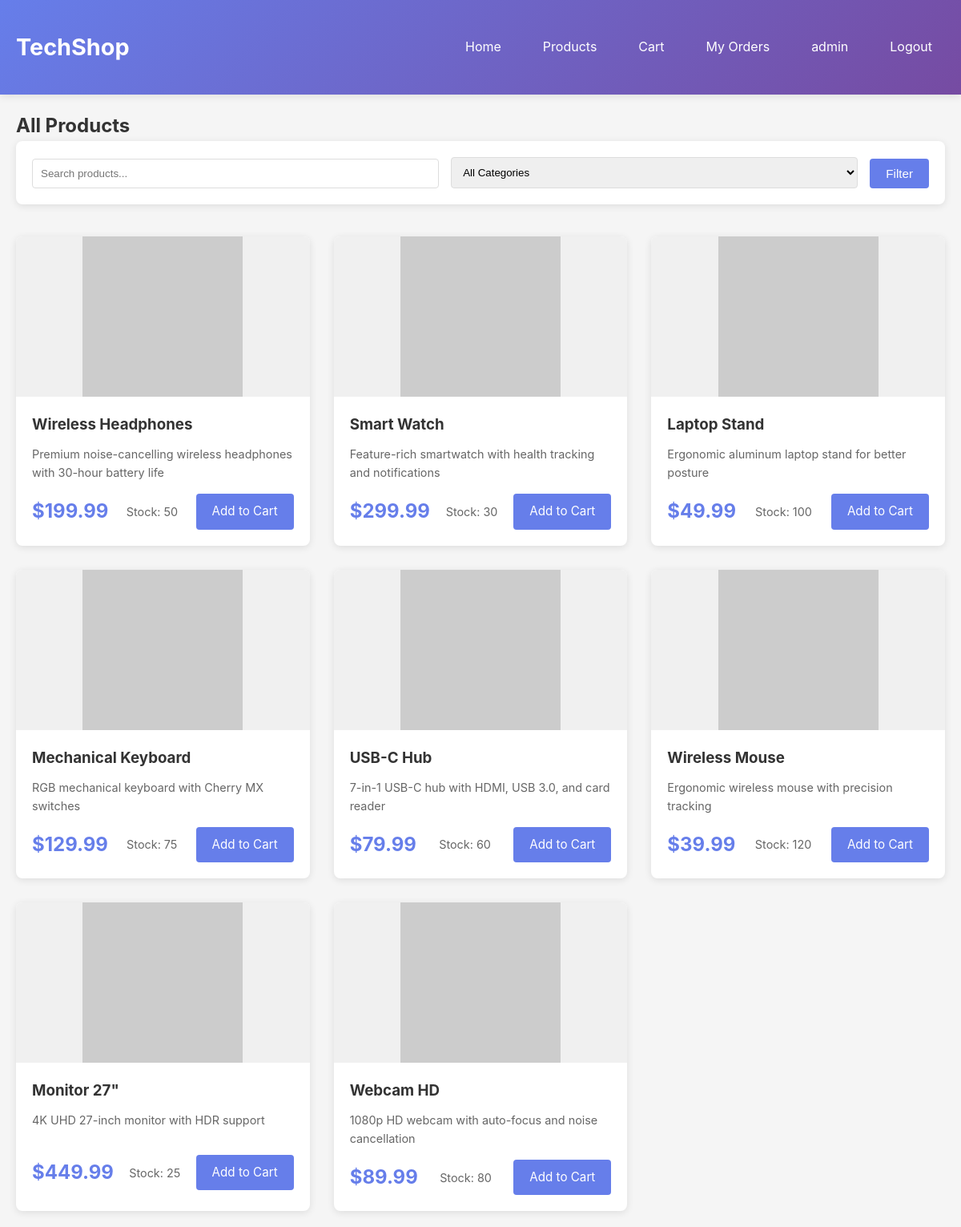
The page /products.php (signed in) on the database its author committed.
### tables this page shows
CREATE TABLE users (
    id INT AUTO_INCREMENT PRIMARY KEY,
    username VARCHAR(50) UNIQUE NOT NULL,
    email VARCHAR(100) UNIQUE NOT NULL,
    password VARCHAR(255) NOT NULL,
    balance DECIMAL(10,2) DEFAULT 1000.00,
    role ENUM('customer', 'admin') DEFAULT 'customer',
    created_at TIMESTAMP DEFAULT CURRENT_TIMESTAMP
);

CREATE TABLE products (
    id INT AUTO_INCREMENT PRIMARY KEY,
    name VARCHAR(200) NOT NULL,
    description TEXT,
    price DECIMAL(10,2) NOT NULL,
    stock INT DEFAULT 0,
    image_url VARCHAR(255),
    category VARCHAR(50),
    created_at TIMESTAMP DEFAULT CURRENT_TIMESTAMP
);

### src/config.php (called while the page is built, shortened)
<?php
function getDB() {
    static $conn = null;
    if ($conn === null) {
        $conn = new mysqli(DB_HOST, DB_USER, DB_PASS, DB_NAME);
    }
    return $conn;
}
function getCurrentUser() {
    $db = getDB();
    $stmt = $db->prepare("SELECT id, username, email, balance, role FROM users WHERE id = ?");
    $stmt->bind_param("i", $_SESSION['user_id']);
    $stmt->execute();
    $result = $stmt->get_result();
    return $result->fetch_assoc();
}
function h($string) {
    return htmlspecialchars($string, ENT_QUOTES, 'UTF-8');
}
?>

### src/products.php (the view, shortened to what this page needs)
<?php
require_once 'config.php';
$db = getDB();
$search = $_GET['search'] ?? '';
$query = "SELECT * FROM products WHERE stock > 0";
$query .= " ORDER BY created_at DESC";
$stmt = $db->prepare($query);
$stmt->execute();
$products = $stmt->get_result()->fetch_all(MYSQLI_ASSOC);
$user = getCurrentUser();
?>
<!DOCTYPE html>
<html lang="en">
<head>
    <link rel="stylesheet" href="assets/css/style.css">
</head>
<body>
    <nav class="navbar">
        <div class="container">
            <div class="nav-brand">
                <h1>TechShop</h1>
            </div>
            <div class="nav-menu">
                <a href="index.php">Home</a>
                <a href="products.php">Products</a>
                <?php if ($user): ?>
                    <a href="cart.php">Cart</a>
                    <a href="orders.php">My Orders</a>
                    <a href="profile.php"><?php echo h($user['username']); ?></a>
                    <a href="logout.php">Logout</a>
                <?php else: ?>
                    <a href="login.php">Login</a>
                    <a href="register.php">Register</a>
                <?php endif; ?>
            </div>
        </div>
    </nav>
    <main class="container">
        <h2>All Products</h2>
        <div class="filters">
            <form method="GET" class="filter-form">
                <input type="text" name="search" placeholder="Search products..." value="<?php echo h($search); ?>">
                <select name="category">
                    <option value="">All Categories</option>
                </select>
                <button type="submit" class="btn btn-primary">Filter</button>
            </form>
        </div>
        <div class="products-grid">
            <div class="grid">
                <?php foreach ($products as $product): ?>
                <div class="product-card">
                    <div class="product-image">
                        <img src="<?php echo h($product['image_url']); ?>" alt="<?php echo h($product['name']); ?>">
                    </div>
                    <div class="product-info">
                        <h3><?php echo h($product['name']); ?></h3>
                        <p class="product-description"><?php echo h($product['description']); ?></p>
                        <div class="product-footer">
                            <span class="price">$<?php echo number_format($product['price'], 2); ?></span>
                            <span class="stock">Stock: <?php echo $product['stock']; ?></span>
                            <?php if ($user): ?>
                                <a href="cart.php?add=<?php echo $product['id']; ?>" class="btn btn-primary">Add to Cart</a>
                            <?php else: ?>
                                <a href="login.php" class="btn btn-secondary">Login to Buy</a>
                            <?php endif; ?>
                        </div>
                    </div>
                </div>
                <?php endforeach; ?>
            </div>
        </div>
    </main>
</body>
</html>

### src/assets/css/style.css (style rules this page uses)
* { margin: 0; padding: 0; box-sizing: border-box; }
body { font-family: -apple-system, BlinkMacSystemFont, 'Segoe UI', Roboto, Oxygen, Ubuntu, Cantarell, sans-serif; line-height: 1.6; color: #333; background-color: #f5f5f5; }
.container { max-width: 1200px; margin: 0 auto; padding: 20px; }
.navbar { background: linear-gradient(135deg, #667eea 0%, #764ba2 100%); color: white; padding: 1rem 0; box-shadow: 0 2px 10px rgba(0,0,0,0.1); }
.navbar .container { display: flex; justify-content: space-between; align-items: center; }
.nav-brand h1 { font-size: 1.8rem; font-weight: 700; }
.nav-menu { display: flex; gap: 20px; }
.nav-menu a { color: white; text-decoration: none; padding: 8px 16px; border-radius: 4px; transition: background-color 0.3s; }
.products-grid { margin-top: 40px; }
.grid { display: grid; grid-template-columns: repeat(auto-fill, minmax(280px, 1fr)); gap: 30px; }
.product-card { background: white; border-radius: 8px; overflow: hidden; box-shadow: 0 2px 10px rgba(0,0,0,0.1); transition: transform 0.3s, box-shadow 0.3s; }
.product-image { width: 100%; height: 200px; background: #f0f0f0; display: flex; align-items: center; justify-content: center; }
.product-image img { max-width: 100%; max-height: 100%; object-fit: cover; }
.product-info { padding: 20px; }
.product-info h3 { margin-bottom: 10px; color: #333; }
.product-description { color: #666; font-size: 0.9rem; margin-bottom: 15px; min-height: 40px; }
.product-footer { display: flex; justify-content: space-between; align-items: center; margin-top: 15px; }
.price { font-size: 1.5rem; font-weight: 700; color: #667eea; }
.stock { font-size: 0.9rem; color: #666; }
.btn { padding: 10px 20px; border: none; border-radius: 4px; cursor: pointer; text-decoration: none; display: inline-block; transition: background-color 0.3s; font-size: 0.95rem; }
.btn-primary { background-color: #667eea; color: white; }
.filters { background: white; padding: 20px; border-radius: 8px; margin-bottom: 30px; box-shadow: 0 2px 10px rgba(0,0,0,0.1); }
.filter-form { display: flex; gap: 15px; align-items: end; }
.filter-form input, .filter-form select { flex: 1; padding: 10px; border: 1px solid #ddd; border-radius: 4px; }

### rows shown on the page
users: username "admin"
products: name "Wireless Headphones", description "Premium noise-cancelling wireless headphones with 30-hour battery life", price "199.99", stock "50"
products: name "Smart Watch", description "Feature-rich smartwatch with health tracking and notifications", price "299.99", stock "30"
products: name "Laptop Stand", description "Ergonomic aluminum laptop stand for better posture", price "49.99", stock "100"
products: name "Mechanical Keyboard", description "RGB mechanical keyboard with Cherry MX switches", price "129.99", stock "75"
products: name "USB-C Hub", description "7-in-1 USB-C hub with HDMI, USB 3.0, and card reader", price "79.99", stock "60"
products: name "Wireless Mouse", description "Ergonomic wireless mouse with precision tracking", price "39.99", stock "120"
products: name "Monitor 27\"", description "4K UHD 27-inch monitor with HDR support", price "449.99", stock "25"
products: name "Webcam HD", description "1080p HD webcam with auto-focus and noise cancellation", price "89.99", stock "80"
